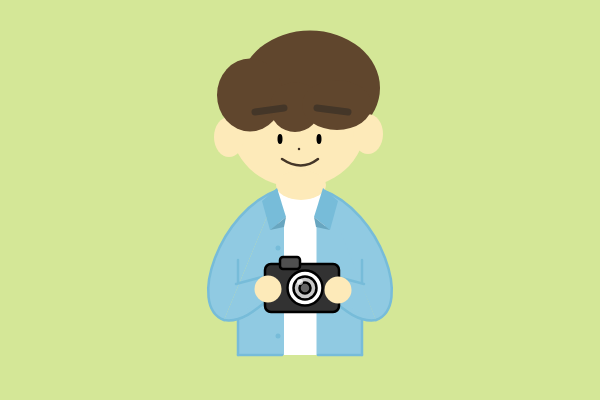
Frame 1 (no input)
Frame 60 (no input): identical to frame 1, image omitted
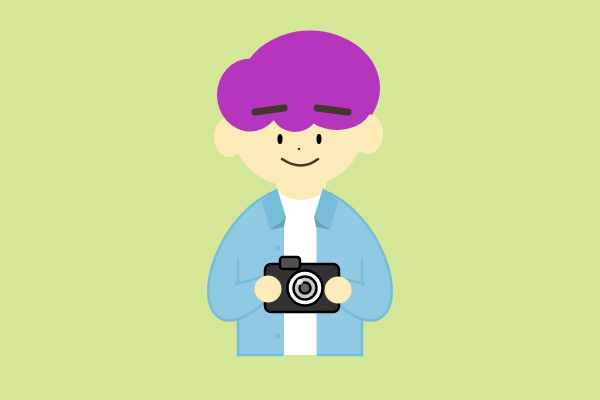
Frame 120 (the mouse pressed at the canvas centre since frame 60)

The p5.js sketch that drew these frames (run headless with seeded random() and noise() and a simulated clock; from frame 60 on, the mouse is pressed at the canvas centre):

// p5.js sketch
// ── sketch.js
/*********************************************
  1. mouse:
		- 마우스 버튼 클릭시 머리 색상이 랜덤하게 바뀜
  2. keyboard:
		- 키보드의 C키를 누르면 카메라 플래시가 터지는 듯한 효과를 보여줌
************************************************/

let hairColor = "#60462DFF";
let flashAlpha;

function setup() {
  createCanvas(600, 400);
}

function draw() {
  background("#D4E797");

  noStroke();
  fill(hairColor);
  ellipse(310, 88, 140, 115);
  fill("#FDEAB9FF"); //얼굴
  arc(298, 125, 135, 125, radians(340), radians(200));
  arc(229, 137, 30, 40, 0, TWO_PI);
  arc(368, 134, 30, 40, 0, TWO_PI);
  fill(hairColor);
  ellipse(250, 95, 66, 73);
  ellipse(295, 107, 50, 50);
  ellipse(337, 105, 70, 50);
  
  stroke("#443628");
  strokeWeight(7);
  line(255, 112, 284, 108);
  line(317, 108, 348, 112);
  strokeWeight(2.5);
  point(299, 149);
  noFill();
  bezier(282, 159, 297, 169, 309, 166, 318, 159);
  noStroke();
  fill(0);
  ellipse(280, 139, 5, 10);
  ellipse(319, 139, 5, 10);

  stroke("#77BCD9"); //옷 팔부분
  fill("#90CAE2");
  beginShape();
  vertex(278, 190);
  bezierVertex(219, 211, 187, 307, 224, 320);
  endShape();
  beginShape();
  vertex(322, 190);
  bezierVertex(381, 211, 413, 307, 376, 320);
  endShape();
  noStroke();
  quad(278, 190, 324, 190, 376, 320, 224, 320);
  rect(238, 320, 123, 35);
  
  stroke("#77BCD9"); //옷
  fill("#90CAE2");
  bezier(224, 320, 242, 323, 257, 309, 275, 294);
  line(275, 294, 262, 277);
  line(262, 277, 236, 284);
  line(238, 260, 238, 282);
  bezier(376, 320, 358, 323, 343, 309, 325, 294);
  line(325, 294, 338, 277);
  line(338, 277, 364, 284);
  line(362, 260, 362, 282);
  
  noStroke(); //흰옷
  fill(255);
  rect(278, 187, 47, 40);
  rect(284, 225, 32.5, 130);
  stroke("#77BCD9"); //옷라인
  line(238, 320, 238, 355);
  line(238, 355, 282, 355);
  line(362, 320, 362, 355);
  line(362, 355, 318, 355);
  noStroke();
  
  fill("#FDEAB9FF");
  arc(301, 185, 50, 30, 0, TWO_PI);
  
  fill("#77BCD9"); //셔츠카라
  quad(277, 188, 262, 201, 270, 230, 286, 217);
  quad(323, 188, 338, 201, 330, 230, 314, 217);
  circle(278, 248, 5);
  circle(278, 336, 5);
  fill("#68A6C0");
  triangle(270, 230, 284, 227, 286, 217);
  triangle(330, 230, 316, 227, 314, 217);
  
  fill(50); //카메라
  stroke(0);
  rect(265, 264, 74, 48, 6);
  fill(80);
  rect(280, 257, 20, 12, 3);
  fill(255);
  stroke(0);
  ellipse(305, 288, 35, 35);
  fill(200);
  ellipse(305, 288, 23, 23);
  fill(100);
  ellipse(305, 288, 11, 11);
  fill(255, 255, 255, 180);
  noStroke();
  ellipse(300, 282, 6, 6);
  
  fill("#FDEAB9FF"); //손
  circle(268, 289, 27);
  circle(338, 290, 27);
  
  if (flashAlpha > 0) {
    fill(255, 255, 255, flashAlpha);
    rect(0, 0, width, height);
    flashAlpha -= 15;
  }
}

function keyPressed() {
  if (key === 'c' || key === 'C') {
    flashAlpha = 255;
  }
}

function mousePressed() {
  let r = random(255);
  let g = random(255);
  let b = random(255);

  hairColor = color(r, g, b);
}
